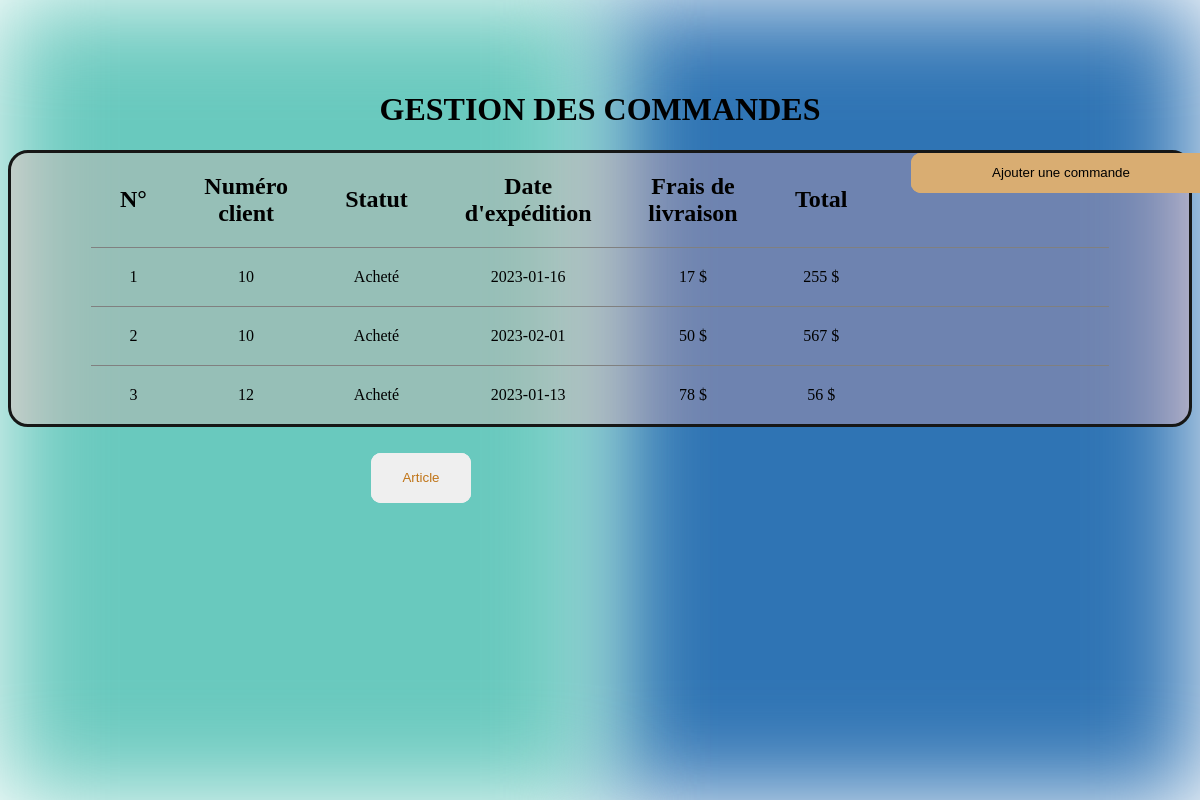
Page /index.php?action=gestion_commandes on the earlier database version.
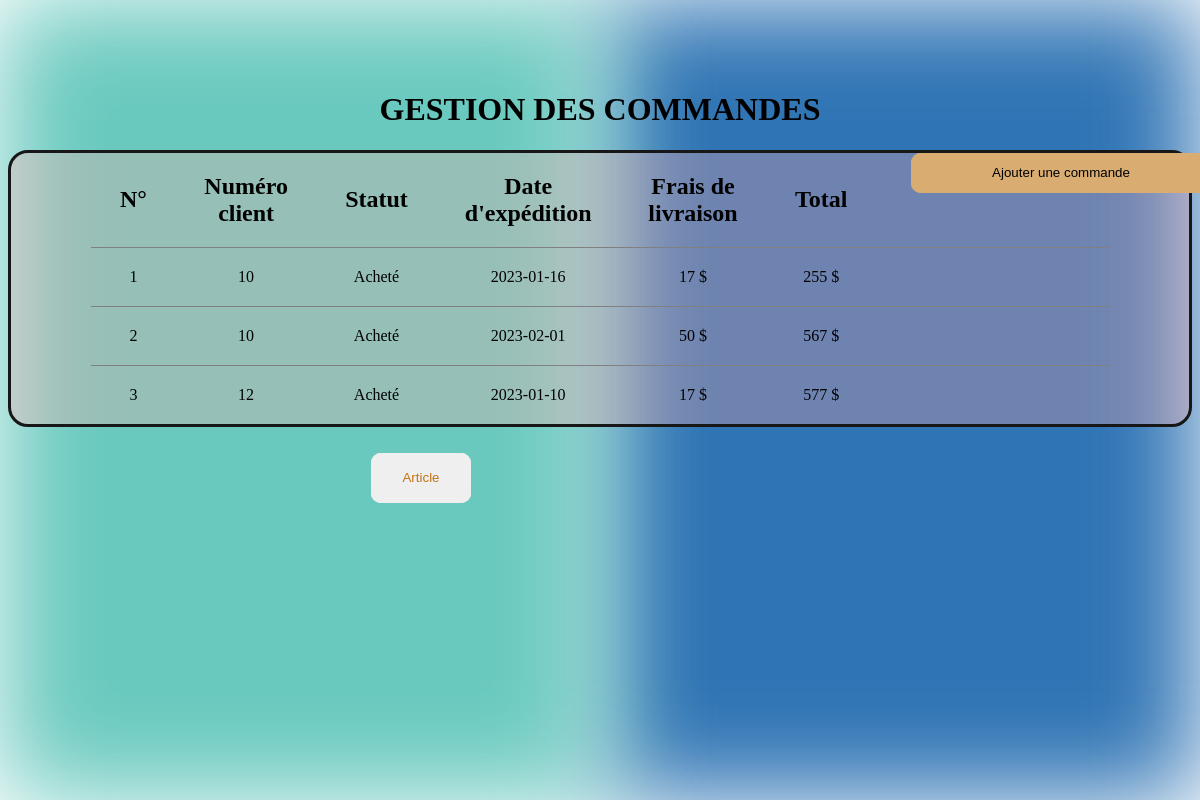
Same page on the later database version.
### tables this page shows
CREATE TABLE IF NOT EXISTS `commande` (
  `id_commande` int(11) NOT NULL AUTO_INCREMENT,
  `date_commande` timestamp NOT NULL DEFAULT CURRENT_TIMESTAMP,
  `total` float NOT NULL,
  `date_livraison` timestamp NOT NULL,
  `frais_depot` float NOT NULL,
  `restant_a_payer` float NOT NULL,
  `frais_livraison` float NOT NULL,
  `statut` enum('Acheté','Fini','Livré','Arrivé','Expédié','Emballé','Déja acheté') NOT NULL,
  `date_expedition` timestamp NOT NULL,
  `note` varchar(255) DEFAULT NULL,
  `id_client` int(11) NOT NULL,
  PRIMARY KEY (`id_commande`)
);

### src/controllers/commande/gestion_commandes.php (called while the page is built)
<?php
require_once('src/lib/database.php');
require_once('src/model/commande.php');
class GestionCommandes
{
    public function execute()
    {
        $connection = new DatabaseConnection();
        $commandeRepository = new CommandeRepository();
        $commandeRepository->connection = $connection;
        $commande = $commandeRepository->getCommands();
        require('templates/commande/gestion_commandes.php');
    }
}

### src/lib/database.php (called while the page is built)
<?php
class DatabaseConnection
{
    public ?\PDO $database = null;
    public function getConnection(): \PDO
    {
        if ($this->database === null) {
            $this->database = new \PDO('mysql:host=localhost;dbname=conciergerie;charset=utf8', 'root', '');
        }
        return $this->database;
    }
}

### src/model/commande.php (called while the page is built, shortened)
<?php
require_once('src/lib/database.php');
class CommandeRepository
{
    public DatabaseConnection $connection;
    public function getCommands(): array
    {
        $statement = $this->connection->getConnection()->query(
            "SELECT * FROM commande ORDER BY id_commande"
        );
        $commandes = [];
        while (($row = $statement->fetch())) {
            $commande = new commande();
            $commande->id_commande = $row['id_commande'];
            $commande->date_commande = $row['date_commande'];
            $commande->total = $row['total'];
            $commande->date_livraison = $row['date_livraison'];
            $commande->frais_depot = $row['frais_depot'];
            $commande->restant_a_payer = $row['restant_a_payer'];
            $commande->frais_livraison = $row['frais_livraison'];
            $commande->statut = $row['statut'];
            $commande->date_expedition = $row['date_expedition'];
            $commande->note = $row['note'];
            $commande->id_client = $row['id_client'];
            $commandes[] = $commande;
        }
        return $commandes;
    }
}

### templates/commande/gestion_commandes.php (the view, shortened to what this page needs)
<?php require('templates/autres/background.php') ?>
<h1 class="title">GESTION DES COMMANDES</h1>
<div class="ligne">
    <table border=1 frame=void rules=rows>
        <thead>
            <th>N°</th>
            <th>Numéro client</th>
            <th>Statut</th>
            <th>Date d'expédition</th>
            <th>Frais de livraison</th>
            <th>Total</th>
        </thead>
        <tbody>
            <?php
            foreach ($commande as $commande) {
            ?>
                <tr>
                    <td>
                        <?= $commande->id_commande ?>
                    </td>
                    <td>
                        <?= $commande->id_client ?>
                    </td>
                    <td>
                        <?= $commande->statut ?>
                    </td>
                    <td>
                        <?php $date = new DateTime($commande->date_expedition);
                        echo ($date->format("Y-m-d")) ?>
                    </td>
                    <td>
                        <?= $commande->frais_livraison ?> $
                    </td>
                    <td>
                        <?= $commande->total ?> $
                    </td>
                    <td>
                    </td>
                    <td>
                    </td>
                    <td>
                    </td>
                    <td>
                    </td>
                    <a href="index.php?action=form_ajoutCommande">
                    <input type="submit" class="boutton1" value="Ajouter une commande">
                    </a>
                    <a href="index.php?action=gestion_des_articles">
                    <input type="submit" class="boutton" value="Article">
                    </a>
                </tr>
            <?php
            }
            ?>
        </tbody>
    </table>
</div>
<?php require('templates/autres/layout.php') ?>

Differences in the rows shown:
changed commande id 3: date_expedition "2023-01-13" → "2023-01-10"; frais_livraison "78" → "17"; total "56" → "577"
